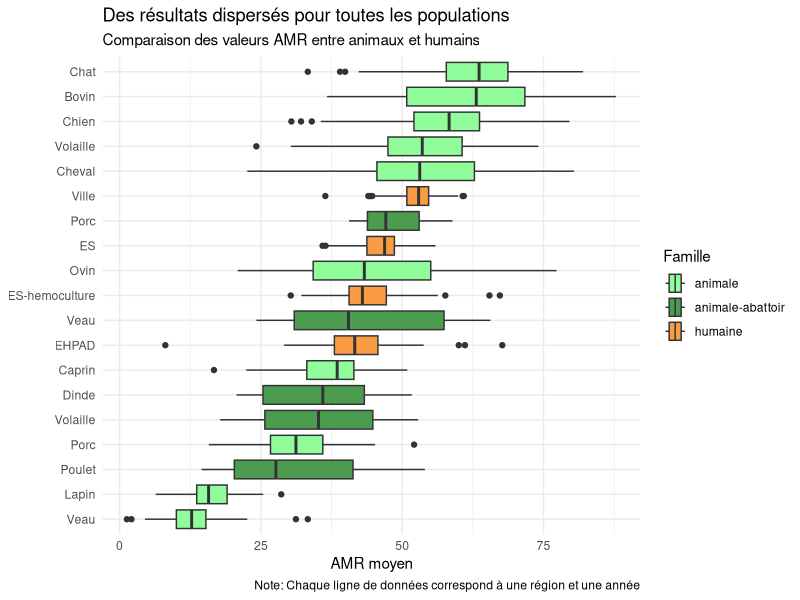
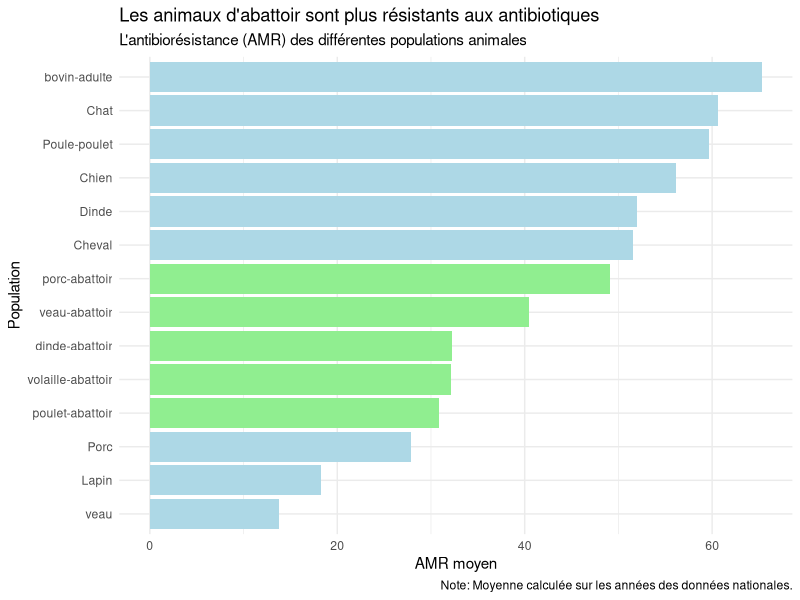
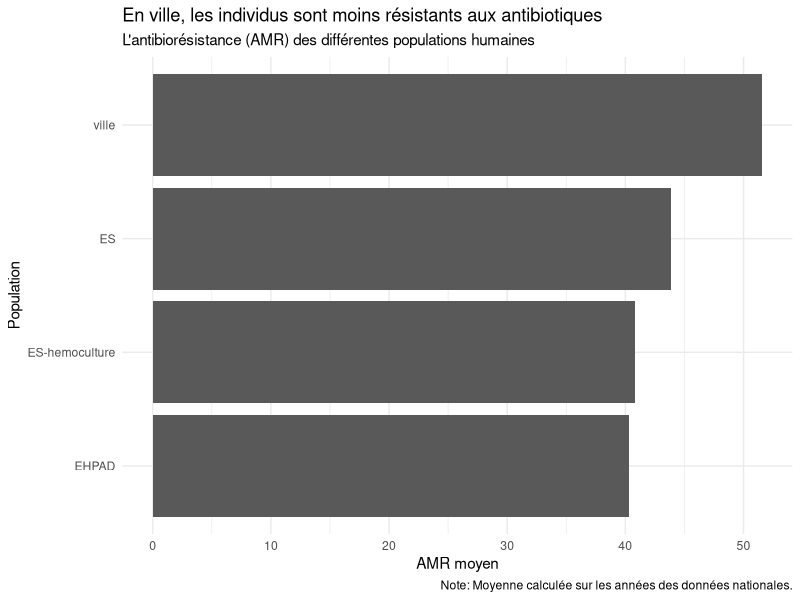
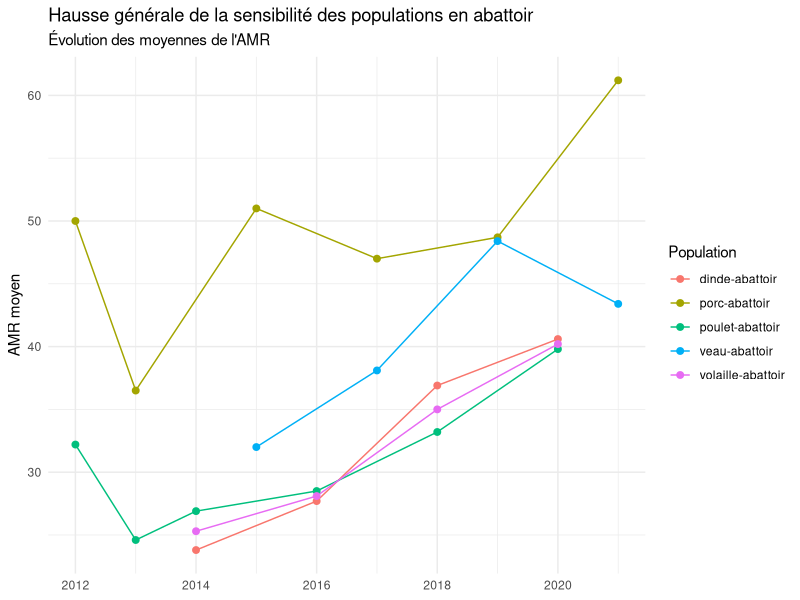
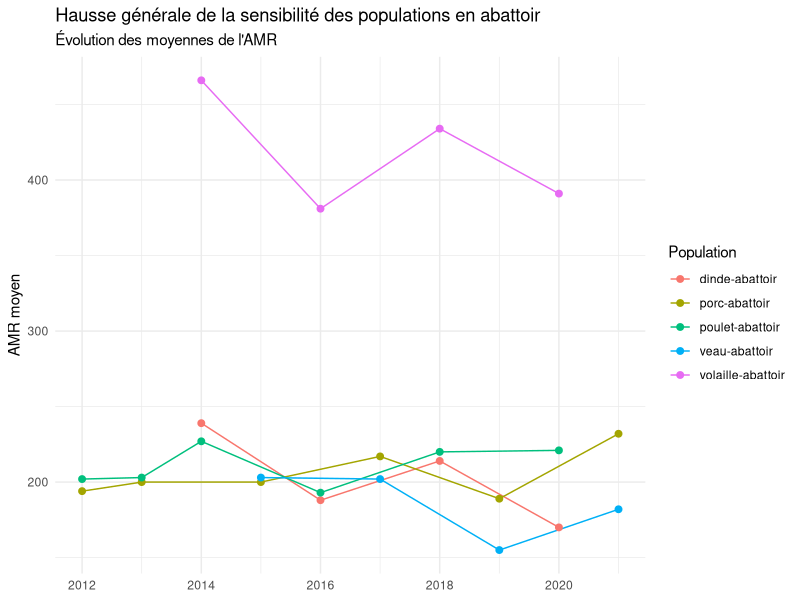
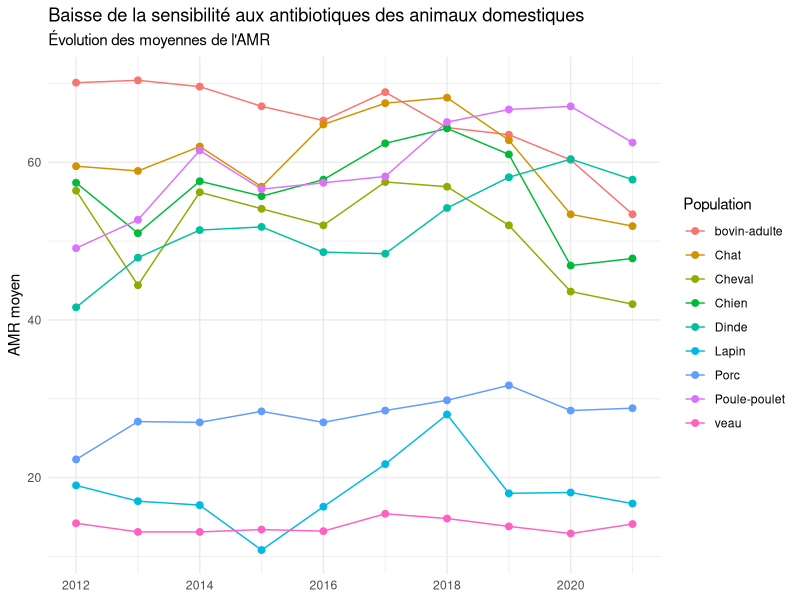
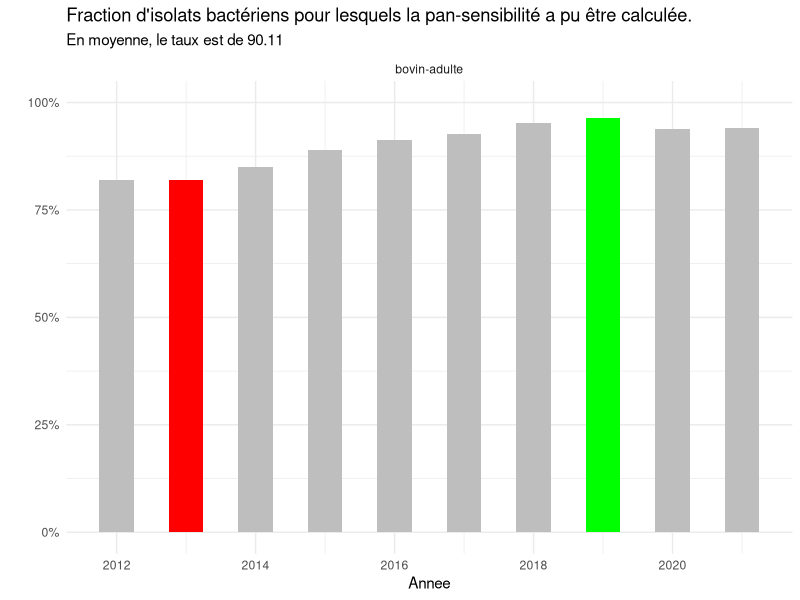
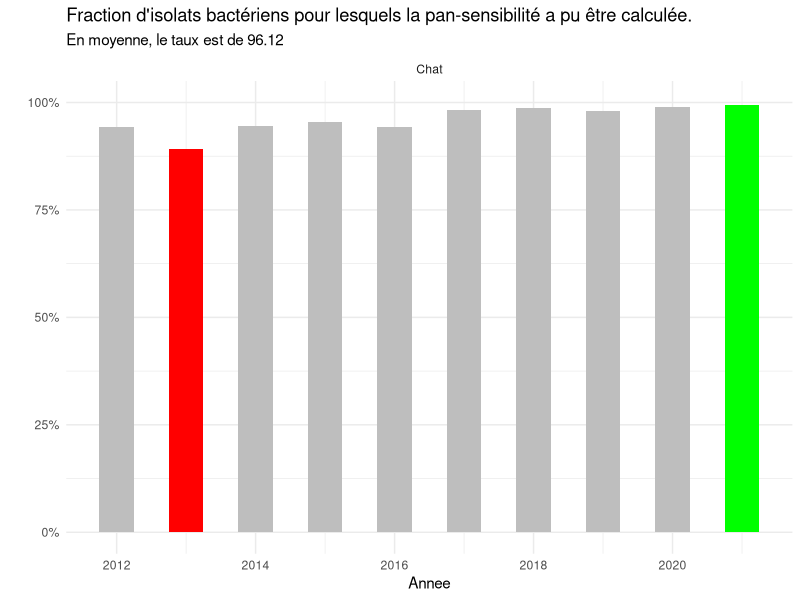

The R script that drew these images, in order:
## ---- chunk 1
knitr::opts_chunk$set(echo = TRUE)
library(readxl)
library(tidyr)
library(dplyr)
library(ggplot2)
library(stringr)
## ---- chunk 2
AMR <- read_excel("donnees/donnees_AMR.xlsx")

# Données permettant d'étudier la perte d'effectif des pan-sensibles
ResapathFrance <- read_xlsx("donnees/ModeleCollecte_PROMISE_ResapathFrance.xlsx",sheet = "Modele de collecte")

# On renomme "bovin-abattoir" en "veau-abattoir"
AMR$population <- ifelse(AMR$population == "bovin-abattoir", "veau-abattoir", AMR$population)
## ---- chunk 3
AMR_nationale <- AMR %>%
  filter(region == "Nationale")
AMR_regionale <- AMR %>%
  filter(region != "Nationale")

AMR_nationale_animal <- AMR_nationale %>%
  filter(famille == "animale")
AMR_nationale_humain <- AMR_nationale %>%
  filter(famille == "humaine")

# Indicatrice selon que la population provient d'un abattoir ou non
AMR_nationale_animal$abattoir <- grepl("abattoir", AMR_nationale_animal$population, ignore.case = TRUE)

AMR_regionale$famille2 <- paste(AMR_regionale$famille, ifelse(grepl("abattoir", AMR_regionale$population, ignore.case = TRUE), "-abattoir", ""), sep = "")

# Uniformisation entre les différentes tables
ResapathFrance <- ResapathFrance%>%
  mutate(population = as.factor(population),
         `profil AMR`= as.factor(`profil AMR`),
         region = as.factor(region))

# On retire les observations SARM (ça supprime aussi les lignes vide)
ResapathFrance_sansSARM <- ResapathFrance%>%
  filter(`profil AMR` != "SARM", bacterie == "Escherichia coli")
## ---- chunk 4
label <- c("Veau", "Lapin", "Poulet", "Porc", "Volaille", "Dinde", "Caprin", "EHPAD", "Veau", "ES-hemoculture", "Ovin", "ES", "Porc", "Ville", "Cheval","Volaille", "Chien", "Bovin", "Chat")

ggplot(AMR_regionale, aes(x = `valeur AMR`, y = reorder(population, `valeur AMR`, mean), fill = famille2))+
  geom_boxplot()+
  labs(title = "Des résultats dispersés pour toutes les populations",
       subtitle = "Comparaison des valeurs AMR entre animaux et humains",
       caption = "Note: Chaque ligne de données correspond à une région et une année",
       y = NULL,
       x = "AMR moyen",
       fill = "Famille")+
  theme_minimal()+
  scale_fill_manual(values = c("#90fc9b", "#4b9c4f", "#fa9c43"))+
  scale_y_discrete(labels = label)
## ---- chunk 5
moyenne_AMR <- AMR_nationale_animal %>%
  group_by(population, famille, abattoir) %>%
  summarize(moyenne_AMR = mean(`valeur AMR`)) %>%
  arrange(moyenne_AMR)

ggplot(moyenne_AMR, aes(x = moyenne_AMR, y = reorder(population, moyenne_AMR), fill = abattoir))+
  geom_bar(stat = "identity", position = "dodge") +
  labs(title = "Les animaux d'abattoir sont plus résistants aux antibiotiques",
       subtitle = "L'antibiorésistance (AMR) des différentes populations animales",
       caption = "Note: Moyenne calculée sur les années des données nationales.",
       y = "Population",
       x = "AMR moyen") +
  theme_minimal()  +
  guides(fill = FALSE) +
  scale_fill_manual(values = c("lightblue", "lightgreen"))

moyenne_AMR <- AMR_nationale_humain %>%
  group_by(population, famille) %>%
  summarize(moyenne_AMR = mean(`valeur AMR`)) %>%
  arrange(moyenne_AMR)

ggplot(moyenne_AMR, aes(x = moyenne_AMR, y = reorder(population, moyenne_AMR)))+
  geom_bar(stat = "identity", position = "dodge") +
  labs(title = "En ville, les individus sont moins résistants aux antibiotiques",
       subtitle = "L'antibiorésistance (AMR) des différentes populations humaines",
       caption = "Note: Moyenne calculée sur les années des données nationales.",
       y = "Population",
       x = "AMR moyen") +
  theme_minimal()
## ---- chunk 6
ggplot(AMR_nationale_animal[which(AMR_nationale_animal$abattoir == TRUE),], aes(x = annee, y = `valeur AMR`, group = population, color = population)) +
  geom_line(stat = "summary", fun = "mean") +
  geom_point(stat = "summary", fun = "mean", size = 2) +
  labs(title = "Hausse générale de la sensibilité des populations en abattoir",
       subtitle = "Évolution des moyennes de l'AMR",
       x = NULL,
       y = "AMR moyen",
       color = "Population") +
  theme_minimal()

ggplot(AMR_nationale_animal[which(AMR_nationale_animal$abattoir == TRUE),], aes(x = annee, y = `effectif AMR`, group = population, color = population)) +
  geom_line(stat = "summary", fun = "mean") +
  geom_point(stat = "summary", fun = "mean", size = 2) +
  labs(title = "Hausse générale de la sensibilité des populations en abattoir",
       subtitle = "Évolution des moyennes de l'AMR",
       x = NULL,
       y = "AMR moyen",
       color = "Population") +
  theme_minimal()

ggplot(AMR_nationale_animal[which(AMR_nationale_animal$abattoir == FALSE),], aes(x = annee, y = `valeur AMR`, group = population, color = population)) +
  geom_line(stat = "summary", fun = "mean") +
  geom_point(stat = "summary", fun = "mean", size = 2) +
  labs(title = "Baisse de la sensibilité aux antibiotiques des animaux domestiques",
       subtitle = "Évolution des moyennes de l'AMR",
       x = NULL,
       y = "AMR moyen",
       color = "Population") +
  theme_minimal()
## ---- chunk 7
table1 <- ResapathFrance_sansSARM %>%
  filter(`profil AMR` == "pan-sensible") %>%
  mutate(eff_pansensible = `effectif AMR`) %>%
  select(annee, population, eff_pansensible)

table2 <- ResapathFrance_sansSARM %>%
  filter(`profil AMR` == "C3G-R") %>%
  mutate(eff_C3G = `effectif AMR`) %>%
  select(annee, population, eff_C3G)

table_join <- merge(table1, table2, by = c("annee", "population"), all = TRUE)

for (pop in levels(table_join$population)){
  table_join1 <- table_join %>%
    filter(population == pop) %>%
    mutate(taux_eff = round((eff_pansensible * 100) / eff_C3G, 2),
           min_max_value = ifelse(taux_eff == max(taux_eff), "MAX", ifelse(taux_eff == min(taux_eff), "MIN", "none")))
  
  moyenne = round(mean(table_join1$taux_eff),2)
  
  plot <- ggplot(data = table_join1, aes(x = annee, y = taux_eff, fill = min_max_value))+
    geom_col(width = 0.5) + 
    theme_minimal()+                     
    labs(x = "Annee",
         y = "",
         title = "Fraction d'isolats bactériens pour lesquels la pan-sensibilité a pu être calculée.",
         subtitle = str_glue("En moyenne, le taux est de {moyenne}")) +
    facet_wrap(~population)+
    scale_y_continuous(labels = scales::number_format(suffix="%"), limits = c(0,100))+
    scale_fill_manual(values = c("MIN" = "red", "MAX" = "green","none" = "grey"), guide = "none")
  plot(plot)
}
## ---- chunk 8

table_join<-table_join%>%
  mutate(taux=(eff_pansensible/eff_C3G)*100)

# Boxplot pour représenter la variation intra-groupe

boxplot(taux ~ reorder(population, taux), data = table_join,
        main = "Valeur AMR par population sur la France entière",
        ylab = "Valeur AMR",
        xlab = "Population")

boxplot_taux<-ggplot(table_join, aes(x = reorder(population, taux), y = taux)) +
  geom_boxplot() +
  labs(title = "Variation de la fraction d'isolats bactériens pour lesquels la pan-sensibilité a pu \nêtre calculée au sein de chaque groupe étudié.",
       x = "Groupe",
       y = "taux de représentation",
       caption = str_glue("Cohorte : population animale au niveau National\nLecture : On remarque un taux de calcul plus faible pour les population lapin, Dinde et Poule-poulet"))+
  scale_y_continuous(labels =scales::number_format(suffix=" %"),limits=c(0,100))

